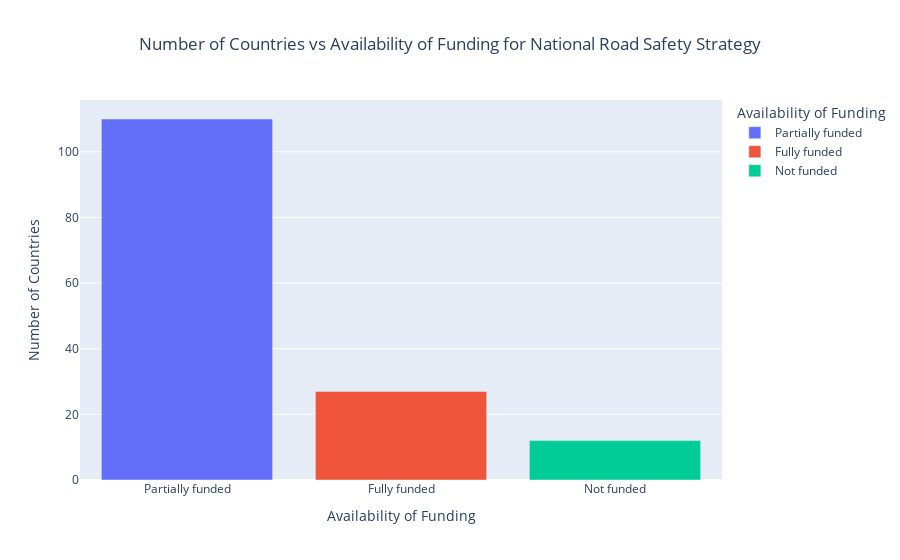
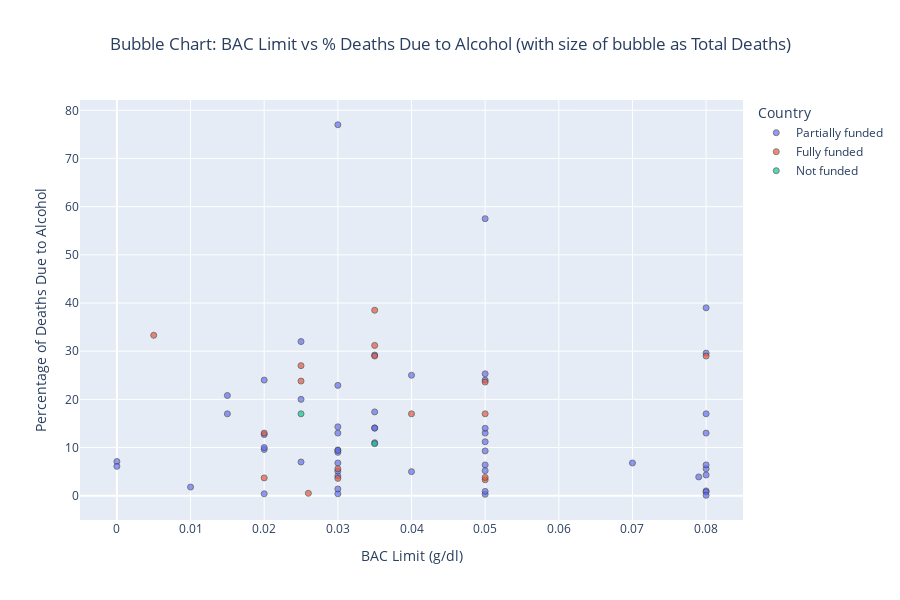

Source (notebook cell) for these figures, in order:
### Code cell
# Bar plot for Number of countries vs Availability of funding for national road safety strategy
import plotly.express as px
import plotly.graph_objects as go
import pandas as pd
import numpy as np
import plotly.io as pio
import seaborn as sns
import matplotlib.pyplot as plt
import statsmodels.api as sm
import statsmodels.formula.api as smf

# The data is the rows with Type: Availability of funding for national road safety strategy
# The data is in the form: - if there is no data
# the rest are in the 3 class: - Not funded, - Partially funded, - Fully funded

# We will use the number of countries in each class to make the bar plot
# Filter the dataset for relevant types
df_funding = df[df['Type'].isin(['Availability of funding for national road safety strategy'])]

def extract_value(value):
    if value == '−':
        value = np.nan
    else:
        value = value
    
    return value

# Apply the function to the 'Availability of funding for national road safety strategy' values
df_funding['Value'] = df_funding['Value'].apply(extract_value)
# Drop nan
df_funding.dropna(subset=['Value'], inplace=True)
# reset index
df_funding.reset_index(drop=True, inplace=True)
display(df_funding.head())

# Bar plot for Number of countries vs Availability of funding for national road safety strategy
# Create a new dataframe with the relevant columns
funding_df = df_funding[['Country_Code', 'Country_Name', 'Value']].copy()
funding_df.rename(columns={'Value': 'Funding'}, inplace=True)

# Count the number of countries in each class
funding_count = funding_df['Funding'].value_counts().reset_index()
funding_count.columns = ['Funding', 'Count']

# Make the bar plot using plotly express
fig = px.bar(funding_count,
             x='Funding',
             y='Count',
             title='Number of Countries vs Availability of Funding for National Road Safety Strategy',
             labels={'Funding': 'Availability of Funding', 'Count': 'Number of Countries'},
             color='Funding',
             color_discrete_sequence=px.colors.qualitative.Plotly)
fig.update_layout(title_x=0.5)  # Center the title
fig.show()



# Using fig 1 but with color as funding

# Modify the dataframe to include the funding information
merged_df2 = merged_df.copy()
merged_df2 = pd.merge(merged_df2, funding_df, on=['Country_Code', 'Country_Name'], how='inner')
#display(merged_df2.head())  # Display the first few rows of the merged dataframe

fig1 = px.scatter(
    merged_df2,
    x='Blood Alcohol Concentration (BAC) limit for drivers',
    y='Attribution of road traffic deaths to alcohol (%)',
    #size='Scaled Deaths',  # scaled size
    color='Funding',  # each country gets a unique color
    hover_name='Country_Name',
    title='Bubble Chart: BAC Limit vs % Deaths Due to Alcohol (with size of bubble as Total Deaths)',
    labels={
        'Blood Alcohol Concentration (BAC) limit for drivers': 'BAC Limit (g/dl)',
        'Attribution of road traffic deaths to alcohol (%)': 'Percentage of Deaths Due to Alcohol'
    },
    size_max=30,  # reduce max size
    height=600,
)
fig1.update_traces(marker=dict(sizemode='diameter', opacity=0.7, line_width=1))
fig1.update_layout(
    title_x=0.5,
    legend_title_text='Country',
    showlegend=True  # set True if you want a clickable color legend
)
fig1.show()

### Figure 1 — Plotly figure (JSON) as saved in the notebook; plotly's stock layout.template omitted (floating-point values rounded to 4 significant figures)
{"data": [{"hovertemplate": "Availability of Funding=%{x}<br>Number of Countries=%{y}<extra></extra>", "legendgroup": "Partially funded", "marker": {"color": "#636EFA", "pattern": {"shape": ""}}, "name": "Partially funded", "orientation": "v", "showlegend": true, "textposition": "auto", "type": "bar", "x": ["Partially funded"], "xaxis": "x", "y": [110], "yaxis": "y"}, {"hovertemplate": "Availability of Funding=%{x}<br>Number of Countries=%{y}<extra></extra>", "legendgroup": "Fully funded", "marker": {"color": "#EF553B", "pattern": {"shape": ""}}, "name": "Fully funded", "orientation": "v", "showlegend": true, "textposition": "auto", "type": "bar", "x": ["Fully funded"], "xaxis": "x", "y": [27], "yaxis": "y"}, {"hovertemplate": "Availability of Funding=%{x}<br>Number of Countries=%{y}<extra></extra>", "legendgroup": "Not funded", "marker": {"color": "#00CC96", "pattern": {"shape": ""}}, "name": "Not funded", "orientation": "v", "showlegend": true, "textposition": "auto", "type": "bar", "x": ["Not funded"], "xaxis": "x", "y": [12], "yaxis": "y"}], "layout": {"barmode": "relative", "legend": {"title": {"text": "Availability of Funding"}, "tracegroupgap": 0}, "title": {"text": "Number of Countries vs Availability of Funding for National Road Safety Strategy", "x": 0.5}, "xaxis": {"anchor": "y", "categoryarray": ["Partially funded", "Fully funded", "Not funded"], "categoryorder": "array", "domain": [0, 1], "title": {"text": "Availability of Funding"}}, "yaxis": {"anchor": "x", "domain": [0, 1], "title": {"text": "Number of Countries"}}}}

### Figure 2 — Plotly figure (JSON) as saved in the notebook; plotly's stock layout.template omitted (floating-point values rounded to 4 significant figures)
{"data": [{"hovertemplate": "<b>%{hovertext}</b><br><br>Funding=Partially funded<br>BAC Limit (g/dl)=%{x}<br>Percentage of Deaths Due to Alcohol=%{y}<extra></extra>", "hovertext": ["China", "India", "Ethiopia", "Thailand", "Russian Federation", "South Africa", "United Republic of Tanzania", "Uganda", "Malaysia", "Mali", "Peru", "Ecuador", "Republic of Korea", "Cambodia", "Italy", "Germany", "Poland", "Kazakhstan", "Bolivia (Plurinational State of)", "Chile", "Honduras", "Romania", "Canada", "United Kingdom of Great Britain and Northern Ireland", "Greece", "Portugal", "Hungary", "Belarus", "Netherlands (Kingdom of the)", "Bulgaria", "United Arab Emirates", "Namibia", "Czechia", "Serbia", "Georgia", "Bosnia and Herzegovina", "Mongolia", "Austria", "Slovakia", "Albania", "Republic of Moldova", "Finland", "Sweden", "Lithuania", "Guyana", "Slovenia", "North Macedonia", "Singapore", "Estonia", "Cyprus", "Fiji", "Luxembourg", "Iceland", "Tonga", "Cook Islands"], "legendgroup": "Partially funded", "marker": {"color": "#636efa", "line": {"width": 1}, "opacity": 0.7, "sizemode": "diameter", "symbol": "circle"}, "mode": "markers", "name": "Partially funded", "orientation": "v", "showlegend": true, "type": "scatter", "x": [0.02, 0.03, 0.08, 0.035, 0.03, 0.05, 0.08, 0.08, 0.08, 0.03, 0.05, 0.03, 0.05, 0.05, 0.025, 0.025, 0.02, 0.05, 0.05, 0.03, 0.07, 0.08, 0.08, 0.08, 0.05, 0.035, 0.0, 0.03, 0.035, 0.05, 0.01, 0.079, 0.03, 0.015, 0.03, 0.015, 0.04, 0.03, 0.0, 0.05, 0.03, 0.05, 0.02, 0.02, 0.08, 0.025, 0.03, 0.08, 0.02, 0.035, 0.04, 0.035, 0.05, 0.03, 0.08], "xaxis": "x", "y": [0.4, 4.1, 4.3, 14.1, 22.9, 57.5, 1.0, 0.8, 0.1, 0.4, 9.3, 6.8, 11.2, 13.0, 20.0, 7.0, 12.7, 0.3, 6.4, 13.0, 6.8, 5.6, 29.6, 13.0, 25.3, 29.2, 7.1, 14.3, 11.0, 0.9, 1.8, 3.9, 9.5, 17.0, 9.0, 20.8, 25.0, 5.1, 6.1, 5.2, 9.4, 24.0, 24.0, 9.6, 17.0, 32.0, 1.4, 6.4, 10.0, 17.4, 5.0, 14.0, 14.0, 77.0, 39.0], "yaxis": "y"}, {"hovertemplate": "<b>%{hovertext}</b><br><br>Funding=Fully funded<br>BAC Limit (g/dl)=%{x}<br>Percentage of Deaths Due to Alcohol=%{y}<extra></extra>", "hovertext": ["United States of America", "Nigeria", "Morocco", "Türkiye", "Argentina", "Japan", "France", "Spain", "Costa Rica", "Cuba", "Botswana", "Israel", "New Zealand", "Croatia", "Ireland", "Mauritius", "Norway"], "legendgroup": "Fully funded", "marker": {"color": "#EF553B", "line": {"width": 1}, "opacity": 0.7, "sizemode": "diameter", "symbol": "circle"}, "mode": "markers", "name": "Fully funded", "orientation": "v", "showlegend": true, "type": "scatter", "x": [0.08, 0.026, 0.02, 0.05, 0.05, 0.03, 0.035, 0.04, 0.035, 0.005, 0.05, 0.03, 0.025, 0.025, 0.035, 0.05, 0.02], "xaxis": "x", "y": [29.0, 0.5, 3.7, 3.3, 17.0, 5.6, 29.0, 17.0, 31.2, 33.3, 3.8, 3.6, 27.0, 23.8, 38.5, 23.6, 13.0], "yaxis": "y"}, {"hovertemplate": "<b>%{hovertext}</b><br><br>Funding=Not funded<br>BAC Limit (g/dl)=%{x}<br>Percentage of Deaths Due to Alcohol=%{y}<extra></extra>", "hovertext": ["Australia", "Latvia"], "legendgroup": "Not funded", "marker": {"color": "#00cc96", "line": {"width": 1}, "opacity": 0.7, "sizemode": "diameter", "symbol": "circle"}, "mode": "markers", "name": "Not funded", "orientation": "v", "showlegend": true, "type": "scatter", "x": [0.025, 0.035], "xaxis": "x", "y": [17.0, 10.8], "yaxis": "y"}], "layout": {"height": 600, "legend": {"title": {"text": "Country"}, "tracegroupgap": 0}, "showlegend": true, "title": {"text": "Bubble Chart: BAC Limit vs % Deaths Due to Alcohol (with size of bubble as Total Deaths)", "x": 0.5}, "xaxis": {"anchor": "y", "domain": [0, 1], "title": {"text": "BAC Limit (g/dl)"}}, "yaxis": {"anchor": "x", "domain": [0, 1], "title": {"text": "Percentage of Deaths Due to Alcohol"}}}}
